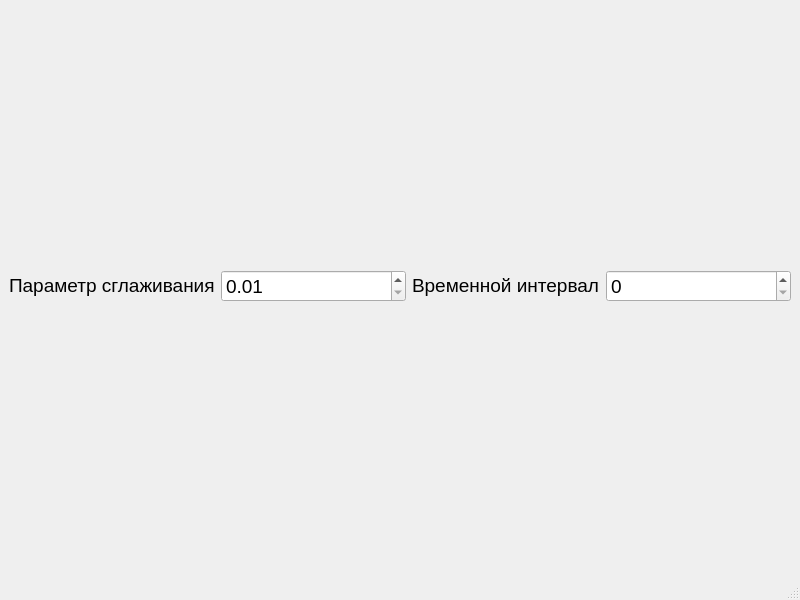
<?xml version="1.0" encoding="UTF-8"?>
<ui version="4.0">
 <class>MainWindow</class>
 <widget class="QMainWindow" name="MainWindow">
  <property name="geometry">
   <rect>
    <x>0</x>
    <y>0</y>
    <width>800</width>
    <height>600</height>
   </rect>
  </property>
  <property name="font">
   <font>
    <pointsize>14</pointsize>
   </font>
  </property>
  <property name="windowTitle">
   <string>MainWindow</string>
  </property>
  <widget class="QWidget" name="centralwidget">
   <layout class="QGridLayout" name="gridLayout">
    <item row="0" column="0">
     <layout class="QVBoxLayout" name="verticalLayout">
      <item>
       <layout class="QHBoxLayout" name="horizontalLayout">
        <item>
         <widget class="QLabel" name="label">
          <property name="sizePolicy">
           <sizepolicy hsizetype="Fixed" vsizetype="Fixed">
            <horstretch>0</horstretch>
            <verstretch>0</verstretch>
           </sizepolicy>
          </property>
          <property name="text">
           <string>Параметр сглаживания</string>
          </property>
         </widget>
        </item>
        <item>
         <widget class="QDoubleSpinBox" name="doubleSpinBox">
          <property name="minimum">
           <double>0.010000000000000</double>
          </property>
          <property name="maximum">
           <double>1.000000000000000</double>
          </property>
          <property name="singleStep">
           <double>0.100000000000000</double>
          </property>
         </widget>
        </item>
        <item>
         <widget class="QLabel" name="label_2">
          <property name="sizePolicy">
           <sizepolicy hsizetype="Fixed" vsizetype="Fixed">
            <horstretch>0</horstretch>
            <verstretch>0</verstretch>
           </sizepolicy>
          </property>
          <property name="text">
           <string>Временной интервал</string>
          </property>
         </widget>
        </item>
        <item>
         <widget class="QSpinBox" name="spinBox">
          <property name="maximum">
           <number>999999999</number>
          </property>
         </widget>
        </item>
       </layout>
      </item>
     </layout>
    </item>
   </layout>
  </widget>
  <widget class="QMenuBar" name="menubar">
   <property name="geometry">
    <rect>
     <x>0</x>
     <y>0</y>
     <width>800</width>
     <height>26</height>
    </rect>
   </property>
  </widget>
  <widget class="QStatusBar" name="statusbar"/>
 </widget>
 <resources/>
 <connections/>
</ui>
